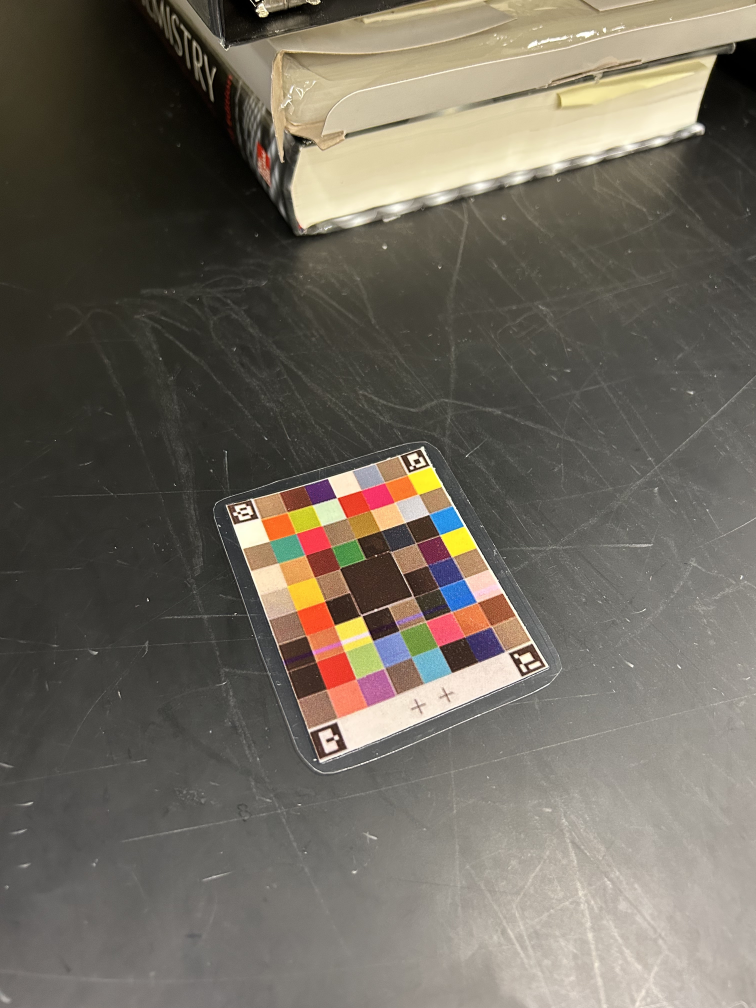
#> input picture image/pantoneimage_3.jpg, 3024 x 4032 px (shown at 1/4 size)
$ python opencv_ar_image.py --image image/pantoneimage_3.jpg --source image/pantoneimage_4.jpg
#> lines starting #> are read from the running program, lines starting #| are printed output that depends on the picture
#https://pyimagesearch.com/2021/01/04/opencv-augmented-reality-ar/
import numpy as np
import argparse
import imutils
import sys
import cv2

# construct the argument parser and parse the arguments
ap = argparse.ArgumentParser()
ap.add_argument("-i", "--image", required=True, help="path to input image containing ArUCo tag")
ap.add_argument("-s", "--source", required=True, help="path to input source image that will be put on input")
args = vars(ap.parse_args())

# load the input image from disk, resize it, and grab its spatial dimensions
print("[INFO] loading input image and source image...")
image = cv2.imread(args["image"])
#> image is the input picture: shape (4032, 3024, 3); mean B, G, R 94.1, 105, 111.2
image = imutils.resize(image, width=600)
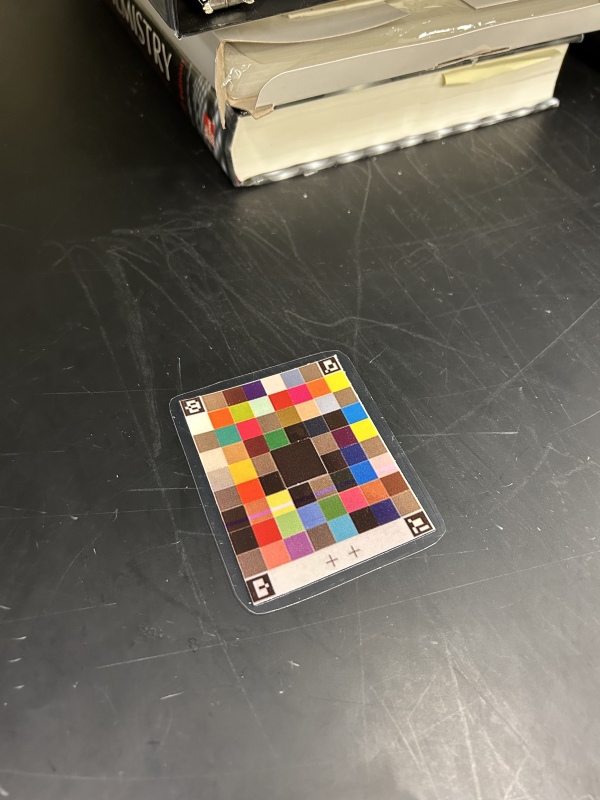
#> image: shape (800, 600, 3); mean B, G, R 94.1, 105, 111.2
(imgH, imgW) = image.shape[:2]
#> imgH = 800; imgW = 600
print(f"Files:{args}")
print(f"Height: {imgH}, Width: {imgW}")
#| Height: 800, Width: 600

# load the source image from disk
source = cv2.imread(args["source"])
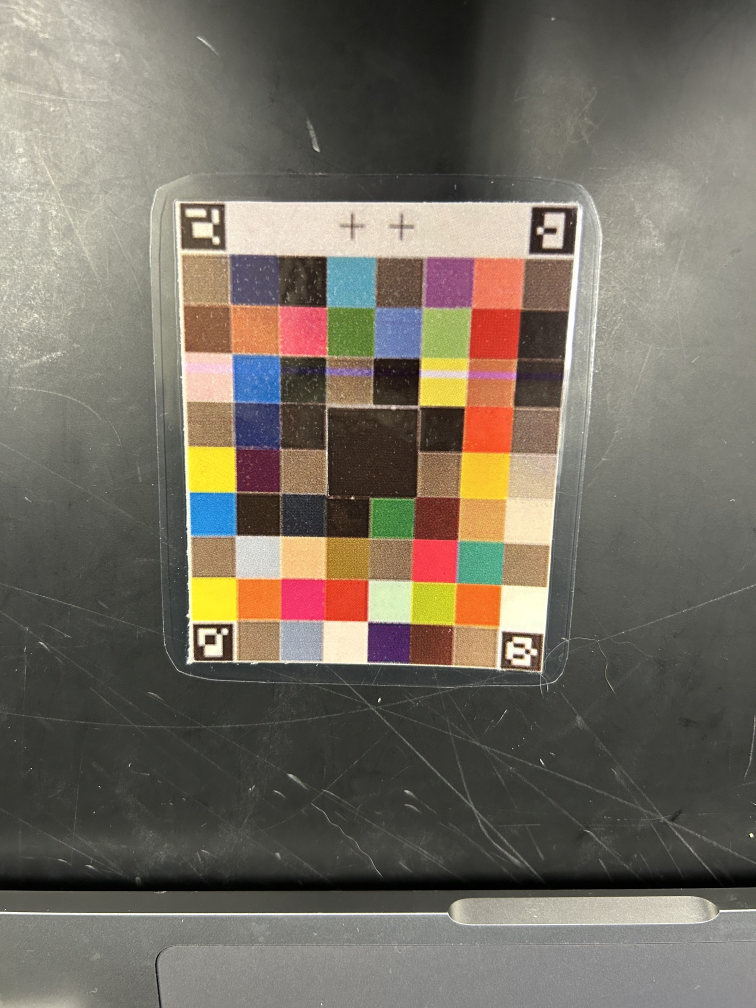
#> input picture image/pantoneimage_4.jpg, 3024 x 4032 px (shown at 1/4 size)
#> source is the input picture: shape (4032, 3024, 3); mean B, G, R 98.9, 110.2, 116.9

# load the ArUCo dictionary, grab the ArUCo parameters, and detect the markers
print("[INFO] detecting markers...")
arucoDict = cv2.aruco.Dictionary_get(cv2.aruco.DICT_5X5_100)
arucoParams = cv2.aruco.DetectorParameters_create()
(corners, ids, rejected) = cv2.aruco.detectMarkers(image, arucoDict, parameters=arucoParams)
#> corners = (); ids = None; rejected = 20 items

# if we have not found four markers in the input image then we cannot apply our augmented reality technique
if len(corners) != 4:
	print("[INFO] could not find 4 corners...exiting")
	sys.exit(0)
#> (the program exits here)
